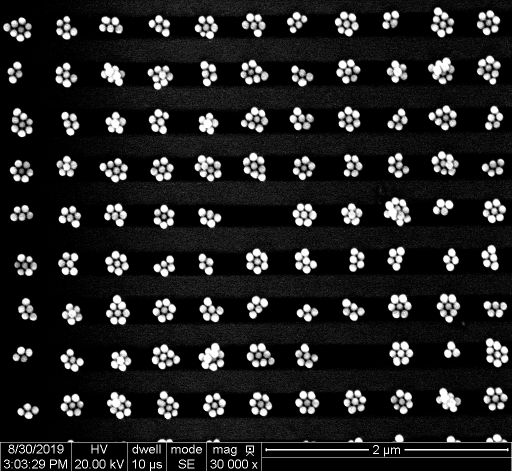
#> input picture backup_old/001_002.tif, 1024 x 943 px (shown at 1/2 size)
$ jupyter execute Project_Attempt.ipynb   (older library calls are emulated)
#> lines starting #> are read from the running program, lines starting #| are printed output that depends on the picture
### backup_old/OIP21_lib_ImageProcessing_V6.py
#!/usr/bin/env python3
# -*- coding: utf-8 -*-
"""
This is a library gathering all (relevant) image processing functions developed
within the scope of "Optimisation and Image Processing - OIP" 2018, MCI, SDU.

Put this library in your script folder and load by (for instance):

    import OIPlib_ImageProcessing as ip

apply functionality by (for instance)

    img, imgRED, imgGREEN, imgBLUE = ip.load_image_GUI()

Created on Tue Sep 11 11:17:33 2018

UPDATE_1, 2018-09-17:
    ADDED LECTURE 3 CONTENT (LINEAR FILTERING)

UPDATE_2, 2018-09-25:
    ADDED LECTURE 4 CONTENT / FUNCTIONALITY:
        * NONLINEAR FILTERING
        * Conversion imgBIN <-> PointSet
        * Basic Operations on PointSets (Union, Intersection, Translation, Reflection)

UPDATE_3, 2018-10-01:
    ADDED FUNCTIONS FOR BASIC MORPHOLOGICAL OPERATIONS ON IMAGES AND SETS.

UPDATE_4, 2018-10-10:
    ADDED FUNCTIONS FOR:
        * Edge detection
        * Laplace Sharpening
        * Unsharp Masking

        * Thinning (SLOW - faster version yet to come...)

        * Hough Line Detection (Original + Accelerated / Vectorised)


@author: jost
"""

# ------------------------------------
# IMPORTS:
# ------------------------------------

# needed almost every time:
import cv2
import imutils
import matplotlib.pyplot as plt  # for plotting
import matplotlib.image as mpimg  # for image handling and plotting
import numpy as np  # for all kinds of (accelerated) matrix / numerical operations
from scipy import ndimage
from scipy.signal import convolve2d
from copy import copy, deepcopy

# tkinter interface module for GUI dialogues (so far only for file opening):
import tkinter as tk
from tkinter.filedialog import askopenfilename

# ------------------------------------
# LOADING, SEPARATING AND CONVERTING TO INTENSITY:
# ------------------------------------
from skimage.feature import peak_local_max
from skimage.segmentation import watershed

# ----------------------------------------------------------
# Modified stuff
# [151 lines left out: functions FloodFillLabeling_modified, FloodFill_BF_modified, pre_region_labeling_filtering, segmenting, pre_conditioning, openCv_HoughCircles and 2 more, not called in this run]


def crop_levels(imgINT):
    '''helper function to crop all levels back into the 0...255 region'''
    imgINT[imgINT >= 255] = 255
    imgINT[imgINT <= 0] = 0
    return imgINT


# ------------------------------------
# CONVERSION TO 1-CHANNEL INTENSITY:
# ------------------------------------

def convert2AVG(imgRED, imgGREEN, imgBLUE):
    ''' convert to intensity by averaging '''
    return ((imgRED.astype(np.float) + imgGREEN.astype(np.float) + imgBLUE.astype(np.float)) / 3.0).astype(np.uint8)


def convert2LUM(imgRED, imgGREEN, imgBLUE):
    ''' convert to intensity using the lumosity method (MOST CASES!) '''
    return (0.21 * imgRED + 0.72 * imgGREEN + 0.07 * imgBLUE).astype(np.uint8)


# [23 lines left out: functions convert2LIGHT, hist256, not called in this run]


def cum_hist256(imgint8):
    ''' manual cumulative histogram creation for uint8 coded intensity images'''
    chist = np.zeros(255)
    for cnt in range(255):
        chist[cnt] = np.sum(imgint8 <= cnt)
    return (chist)


# ----------------------------------------------------------------------------
# Point Operations:
# ----------------------------------------------------------------------------

# [4 lines left out: function threshold, not called in this run]


# 0 is black, 255 is white
def threshold2(imgINT, ath):
    return ((imgINT >= ath) * 255).astype(np.uint8)


# [5 lines left out: function threshold_binary, not called in this run]


def threshold_binary2(imgINT, ath):
    return imgINT >= ath


def adjust_brightness(img, a):
    imgB = crop_levels(img.astype(np.float) + a)
    return imgB.astype(np.uint8)


def adjust_contrast(img, a):
    imgC = crop_levels(img.astype(np.float) * a)
    return imgC.astype(np.uint8)


def invert_intensity(img):
    return 255 - img


# [93 lines left out: functions auto_contrast256, equalise_histogram256, shift_intensities, mean_class_variance, auto_thresh, add_salt_and_pepper, not called in this run]


# ----------------------------------------------------------------------------
# FILTER MATRICES:
# ----------------------------------------------------------------------------

# Define some filter matrices:
# The 3x3 averaging box:
Av3 = np.array([[1, 1, 1],
                [1, 1, 1],
                [1, 1, 1]]) / 9

# 5x5 Gaussian filter:
Gauss5 = np.array([[0, 1, 2, 1, 0],
                   [1, 3, 5, 3, 1],
                   [2, 5, 9, 5, 2],
                   [1, 3, 5, 3, 1],
                   [0, 1, 2, 1, 0]])
Gauss5Norm = Gauss5 / np.sum(Gauss5)

# 5x5 Mexican Hat Filter:
Mex5 = np.array([[0, 0, -1, 0, 0],
                 [0, -1, 2, -1, 0],
                 [-1, -2, 16, -2, -1],
                 [0, -1, -2, -1, 0],
                 [0, 0, -1, 0, 0]])
Mex5Norm = Mex5 / np.sum(Mex5)

# ----------------------------------------------------------------------------
# Edge Detection Filters:

# Derivative:
HDx = np.array([[-0.5, 0., 0.5]])
HDy = np.transpose(HDx)

# Prewitt:
HPx = np.array([[-1., 0., 1.],
                [-1., 0., 1.],
                [-1., 0., 1.]]) / 6.
HPy = np.transpose(HPx)

# Sobel:
HSx = np.array([[-1., 0., 1.],
                [-2., 0., 2.],
                [-1., 0., 1.]]) / 8.
HSy = np.transpose(HPx)

# Improved Sobel:
HISx = np.array([[-3., 0., 3.],
                 [-10., 0., 10.],
                 [-3., 0., 3.]]) / 32.
HISy = np.transpose(HPx)

# ----------------------------------------------------------------------------
# Laplace Filters:

# Laplace:
HL4 = np.array([[0., 1., 0.],
                [1., -4., 1.],
                [0., 1., 0.]])

# Laplace 8:
HL8 = np.array([[1., 1., 1.],
                [1., -8., 1.],
                [1., 1., 1.]])

# Laplace 12:
HL12 = np.array([[1., 2., 1.],
                 [2., -12., 2.],
                 [1., 2., 1.]])


# ------------------------------------
# LINEAR FILTERING:
# ------------------------------------

# ----------------------------------------------------------------------------
# "Naive" / pedestrian Filter implementation (we will rather use the convolutional approach)
# [15 lines left out: function pedestrian_filter, not called in this run]


# ----------------------------------------------------------------------------
# Linear filtering by convolution
def conv2(x, y, mode='same'):
    # mimic matlab's conv2 function:
    return np.rot90(convolve2d(np.rot90(x, 2), np.rot90(y, 2), mode=mode), 2)


# [6 lines left out: function filter_image, not called in this run]


def filter_image_float(I, H):
    # Convolution-based filtering:
    return conv2(np.double(I), np.double(H))


# ----------------------------------------------------------------------------
# Gaussian Filter Matrix of arbitrary size:
def create_gaussian_filter(fsize, sigma):
    '''
    Create a Gaussian Filter (square) matrix of arbitrary size. fsize needs
    to be an ODD NUMBER!
    '''
    # find the center point:
    center = np.ceil(fsize / 2)
    # create a "distance" vector (1xfsize matrix) from the center point:
    tmp = np.arange(1, center, 1)
    tmp = np.concatenate([tmp[::-1], [0], tmp])
    dist = np.zeros((1, tmp.shape[0]))
    dist[0, :] = tmp
    # create two 1D (x- and y-) Gaussian distributions:
    Hgx = np.exp(-dist ** 2 / (2 * sigma ** 2))
    Hgy = np.transpose(Hgx)
    # build the outer product to get the full filter matrix:
    HG = np.outer(Hgy, Hgx)
    # ... normalise...
    SUM = np.sum(HG)
    HG = HG / SUM
    Hgx = Hgx / np.sqrt(SUM)
    Hgy = Hgy / np.sqrt(SUM)
    return HG, Hgx, Hgy, SUM


# ----------------------------------------------------------------------------
# Laplacian of Gaussian Filter matrix of arbitrary size:
# [137 lines left out: functions create_LoG_filter, max_filter, min_filter, calc_median, median_filter, PointSet_to_imgBIN and 3 more, not called in this run]


def PL_translate(PointList, Point):
    ''' shift / translate a point list by a point'''
    return [([sum(x) for x in zip(Point, y)]) for y in PointList]


def PL_mirror(PointList):
    ''' mirror / reflect a point list'''
    return [list(x) for x in list((-1) * np.array(PointList))]


# ------------------------------------------------------
# MORPHOLOGICAL OPERATIONS ON BINARY IMAGES
# ------------------------------------------------------

# [6 lines left out: function PL_dilate, not called in this run]


def img_dilate(I, PLH):
    PLI = imgBIN_to_PointSet(I)
    return PointSet_to_imgBIN(PL_dilate(PLI, PLH), I.shape)


# [5 lines left out: function img_erode, not called in this run]


def PL_erode(PointList_I, PointList_H):
    # Up  for you to try :-)
    return


def img_BoundaryExtract(I, PLH):  # PUT YOUR CODE HERE!
    Ierode_inv = 1 - img_erode(I, PLH)
    return PointSet_to_imgBIN(PL_intersect(imgBIN_to_PointSet(I), imgBIN_to_PointSet(Ierode_inv)), I.shape)


def img_open(I, PLH):
    # PUT YOUR CODE HERE!
    return img_dilate(img_erode(I, PLH), PLH)


def img_close(I, PLH):
    # PUT YOUR CODE HERE!
    return img_erode(img_dilate(I, PLH), PLH)


# ------------------------------------
# COMMON STRUCTURING ELEMENTS (POINT SETS)

N4 = [[0, 0], [-1, 0], [1, 0], [0, -1], [0, 1]]

N8 = [[0, 0], [-1, 0], [1, 0],
      [0, -1], [0, 1], [-1, 1],
      [1, -1], [1, 1], [-1, -1]]

SmallDisk = [[0, 0], [-1, 0], [1, 0], [0, -1], [0, 1], [-1, 1], [1, -1], [1, 1], [-1, -1],
             [-2, -1], [-2, 0], [-2, 1],
             [2, -1], [2, 0], [2, 1],
             [-1, -2], [0, -2], [1, -2],
             [-1, 2], [0, 2], [1, 2]]


# ----------------------------------------------------------------------------
# Edge Detection and Sharpening
# ----------------------------------------------------------------------------

def detect_edges(imgINT, Filter='Sobel'):
    Hx, Hy = {
        'Gradient': [HDx, HDy],
        'Sobel': [HSx, HSy],
        'Prewitt': [HPx, HPy],
        'ISobel': [HISx, HISy]
    }.get(Filter, [HSx, HSy])
    # Filter the image in x- and y-direction
    IDx = filter_image_float(imgINT, Hx)
    IDy = filter_image_float(imgINT, Hy)
    # create intensity maps and phase maps:
    # E = (np.sqrt(np.multiply(IDx, IDx)+np.multiply(IDy, IDy))).astype(np.float32)
    E = (np.sqrt(np.multiply(IDx, IDx) + np.multiply(IDy, IDy))).astype(np.uint8)
    Phi = (np.arctan2(IDy, IDx) * 180 / np.pi).astype(np.float32)
    return E, Phi, IDx, IDy


# [12 lines left out: function laplace_sharpen, not called in this run]


def unsharp_mask(imgINT, a=4, sigma=2.0, tc=120.):
    # create a gaussian filter:
    fsize = (np.ceil(5 * sigma) // 2 * 2 + 1)  # (5 * next odd integer!)
    HG, HGx, HGy, SUM = create_gaussian_filter(fsize, sigma)

    # filter the image with the Gaussian:
    imgGaussXY = filter_image_float(filter_image_float(imgINT, HGx), HGy)
    M = imgINT.astype(np.float) - imgGaussXY

    # Create an Edge Map:
    E, Phi, IDX, IDY = detect_edges(imgINT)

    # Threshold our mask with the Edgemap:
    M[abs(E) <= tc] = 0.0

    return (crop_levels(imgINT + a * M.astype(np.float))).astype(np.uint8)


# ----------------------------------------------------------------------------
# Thinning
# ----------------------------------------------------------------------------

# [550 lines left out: functions neighbours, transitions, Thinning, plot_line_rth, largest_indices, hough_lines_loops and 15 more, not called in this run]


def plot_cumhist(I, title='Cummulative Histogram', color='tab:red'):
    ''' manual cumulative histogram plot (for uint8 coded intensity images) '''
    fig, ax = plt.subplots()
    ax.set_xlabel('intensity level')
    ax.set_ylabel('cumulative n.o.p.', color=color)
    pltch = ax.plot(cum_hist256(I), color=color, linestyle=' ', marker='.')
    ax.set_title(title)
    return fig, ax, pltch


# COMBINED PLOTTING:

# [139 lines left out: functions plot_image_hist_cumhist, plot_image_all_hists, plot_image_sequence, unpad, locwatershed, not called in this run]

### backup_old/Project_Attempt.ipynb
[cell 1]
from OIP21_lib_ImageProcessing_V6 import *
import cv2          # Some of the things in other library took to long

Number = 1

# Start loading in the 3 image types,
# The first type is a Circle cluster image
# The second type is a Line/Rod cluster image
# The third type is a triangle cluster image
if Number == 1:
    img = mpimg.imread(r"001_002.tif",0)
#> img is the input picture: shape (943, 1024) uint16; min 0, max 65520, mean 8931.9
elif Number == 2:
    img = mpimg.imread(r"R001_001.tif",0)
elif Number == 3:
    img = mpimg.imread(r"T001.png",0)

# Then we cut the gunk that is not needed from the image, this would be un-needed data
# or things that should not be in the image like half-clusters and other things that would
# screw with the data.

if Number == 1:                 # these values are found by experimenting
    img = img[0:870,:]
#> img: shape (870, 1024) uint16
elif Number == 2:
    img = img[0:870,0:1000]
elif Number == 3:
    print("No Changes needed for this image type right now")

# Now that we have the trash in the picture types cleaned up we can do stuff like
# Make them the same size?
# Clean up the static in them?
# Make em awesome?

# Same size thing here if we run into problems of clean up being less effective between the
# different cluster types and stuff


#


#img.astype(np.uint8)

#pedestrian_filter(img, Mex5)
#filter_image(img, Mex5)

# Morpholocial filtering? erroding -> growing, lecture 05
# The function cv::morphologyEx can perform advanced morphological
# transformations using an erosion and dilation as basic operations.
kernel = np.ones((2,2), np.uint8)
img = cv2.blur(img, (5,5))
img = cv2.erode(img, kernel, iterations=2)
img = cv2.dilate(img, kernel, iterations=2)
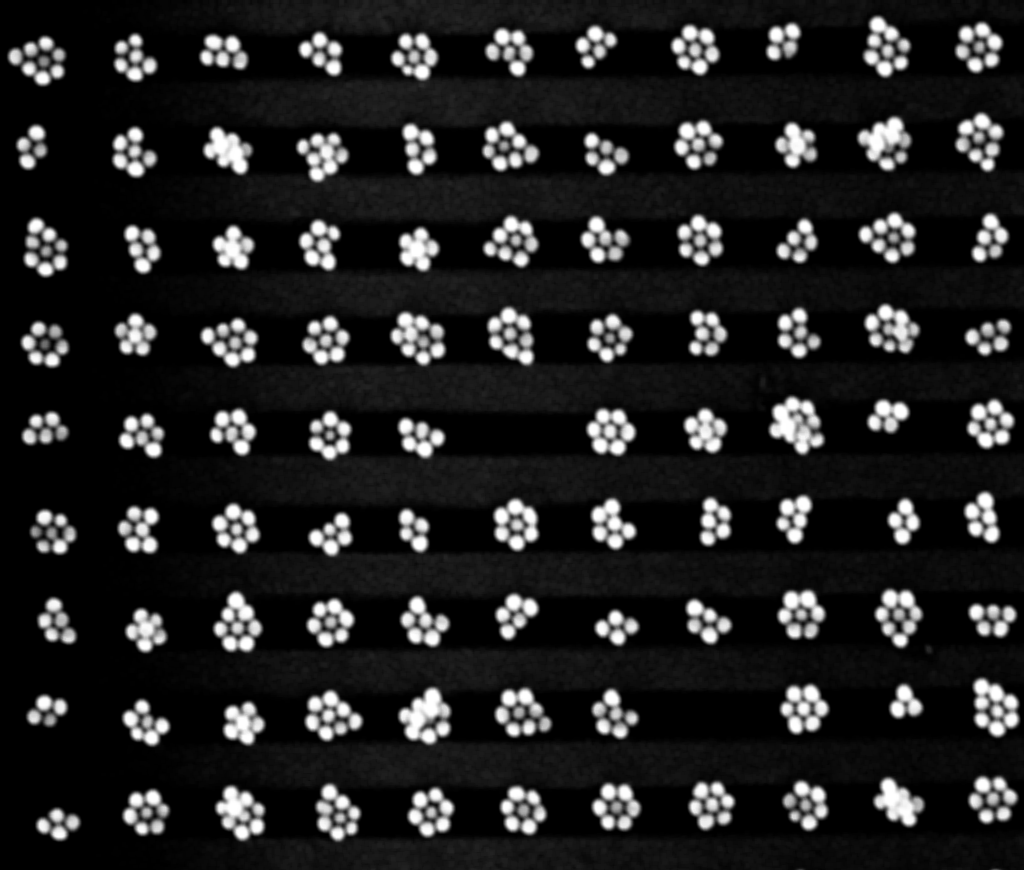
#> img: shape (870, 1024) uint16; min 0, max 65520, mean 8829.9; drawn with min black and max white

# Now we make the image a little bit sharper in hopes that the edge detection will be a
# bit more consistent

img = unsharp_mask(img)
#> in detect_edges, `E = (np.sqrt(np.multiply(IDx, IDx) + np.multiply(IDy, IDy))).astype(np..`:
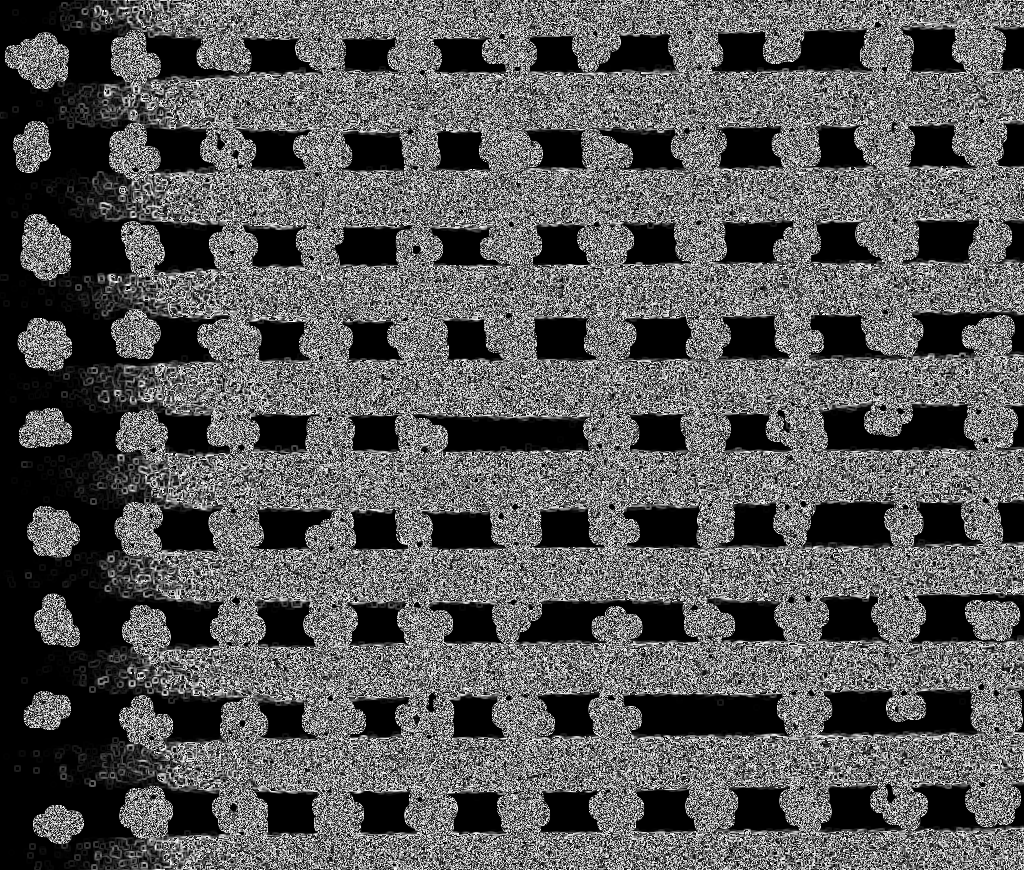
#> E: shape (870, 1024); min 0, max 255, mean 87.5
#> in detect_edges, `Phi = (np.arctan2(IDy, IDx) * 180 / np.pi).astype(np.float32)`:
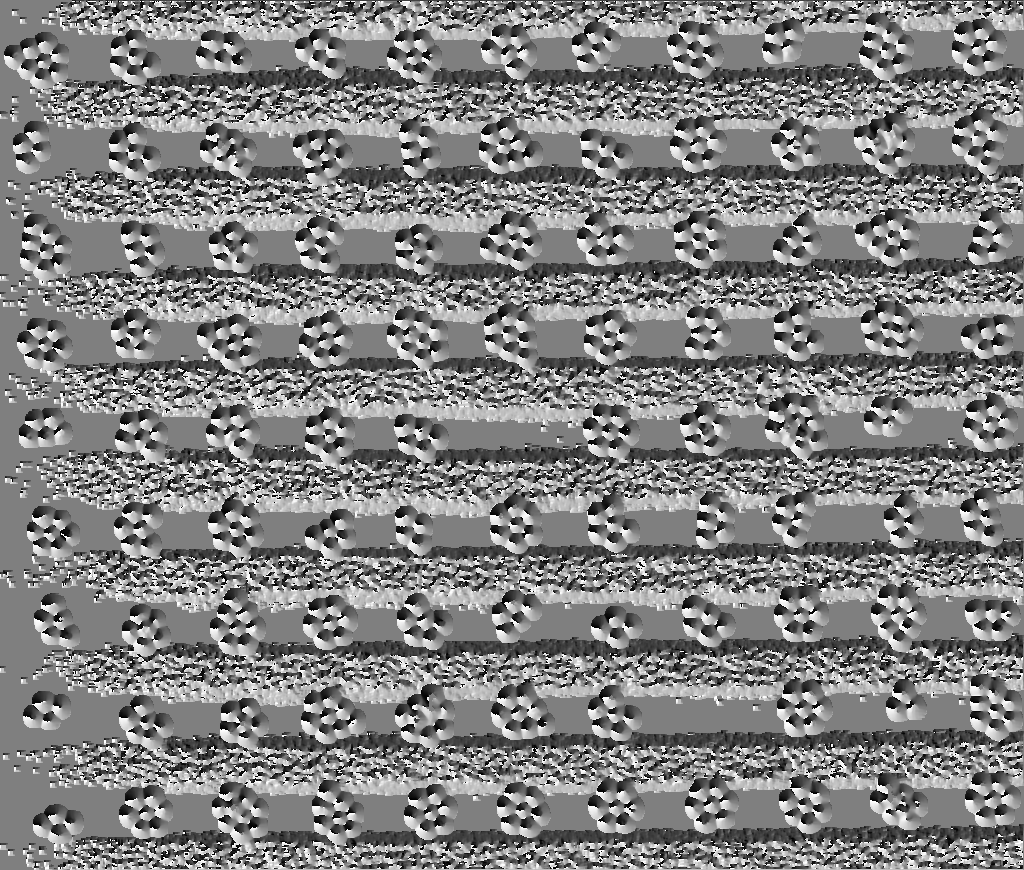
#> Phi: shape (870, 1024) float32; min -180, max 180, mean 3; drawn with min black and max white
#> in unsharp_mask, `M[abs(E) <= tc] = 0.0`:
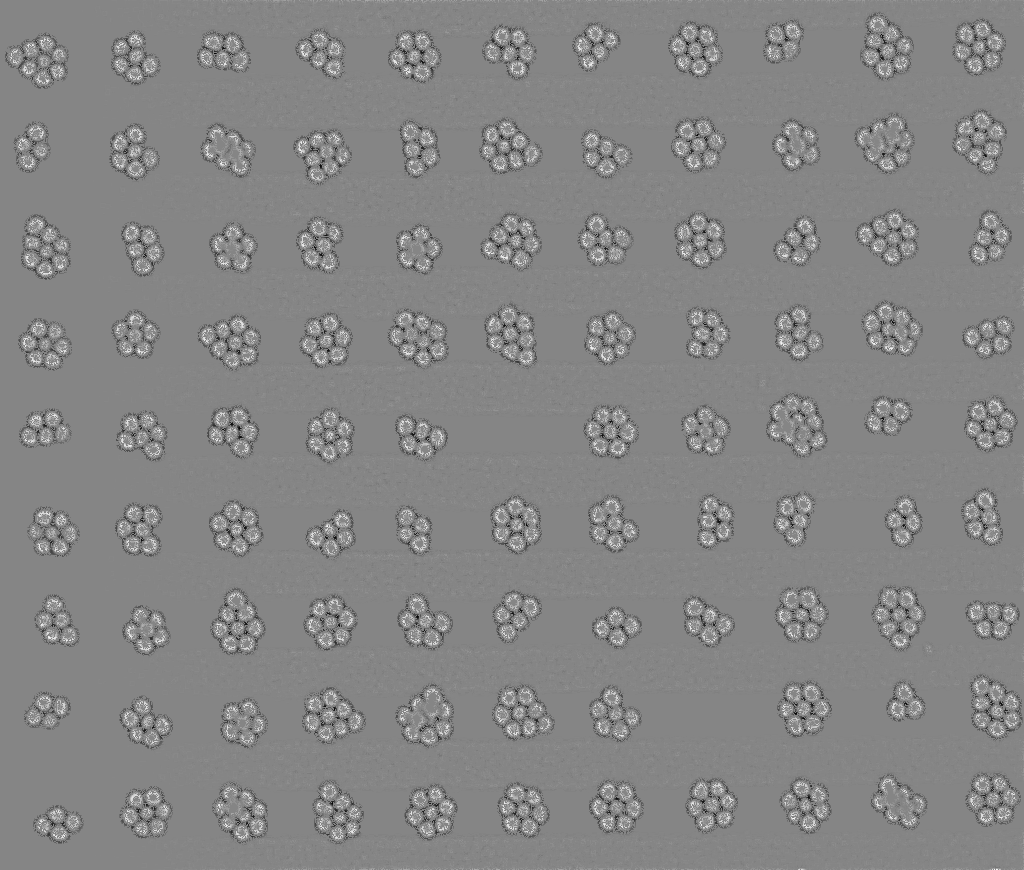
#> M: shape (870, 1024) float64; min -15036.6, max 13584.4, mean 10.6; drawn with min black and max white
#> in crop_levels, `imgINT[imgINT <= 0] = 0`:
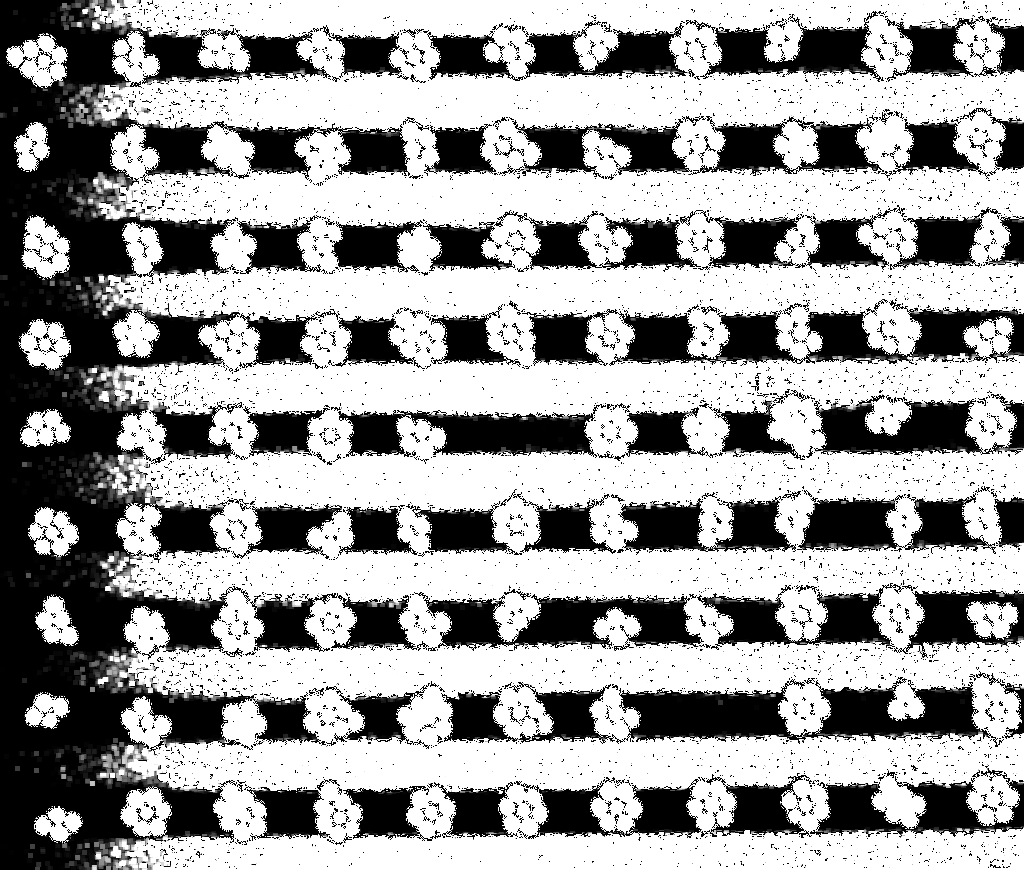
#> imgINT: shape (870, 1024) float64; min 0, max 255, mean 159.1

print(np.shape(img))
#| (870, 1024)

img_plot = plt.imshow(img, cmap='gray')
plot_cumhist(img)
#> after the loop in cum_hist256, `for cnt in range(255):`: chist = 255 values from 287105 to 354189
#> in plot_cumhist, `pltch = ax.plot(cum_hist256(I), color=color, linestyle=' ', marker='.')`: pltch = 1 item

plt.show()
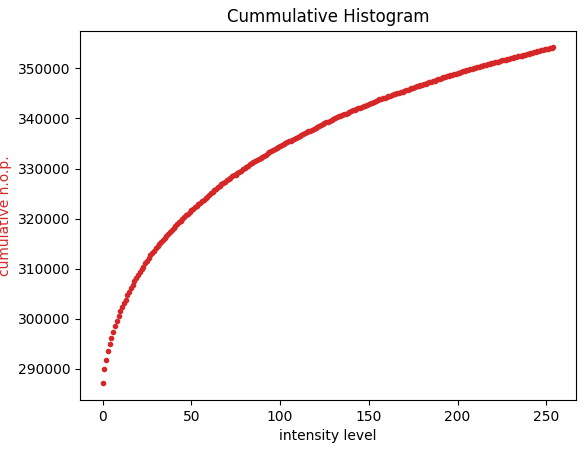
#> figure drawn by matplotlib, 1 panel; curve peaks at x = 254, y = 354189
